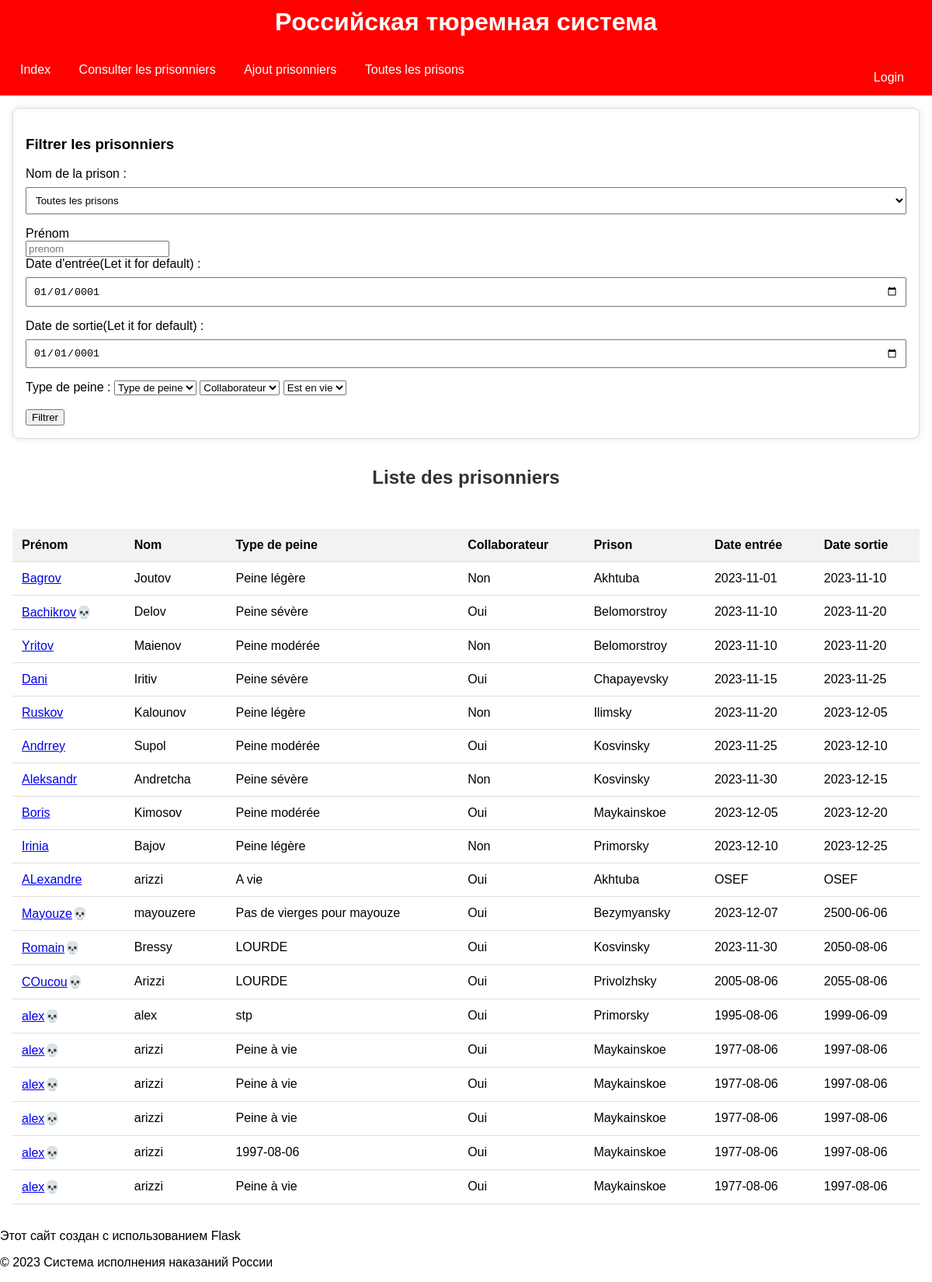
The app's page /Touslesprisonniers, older data.
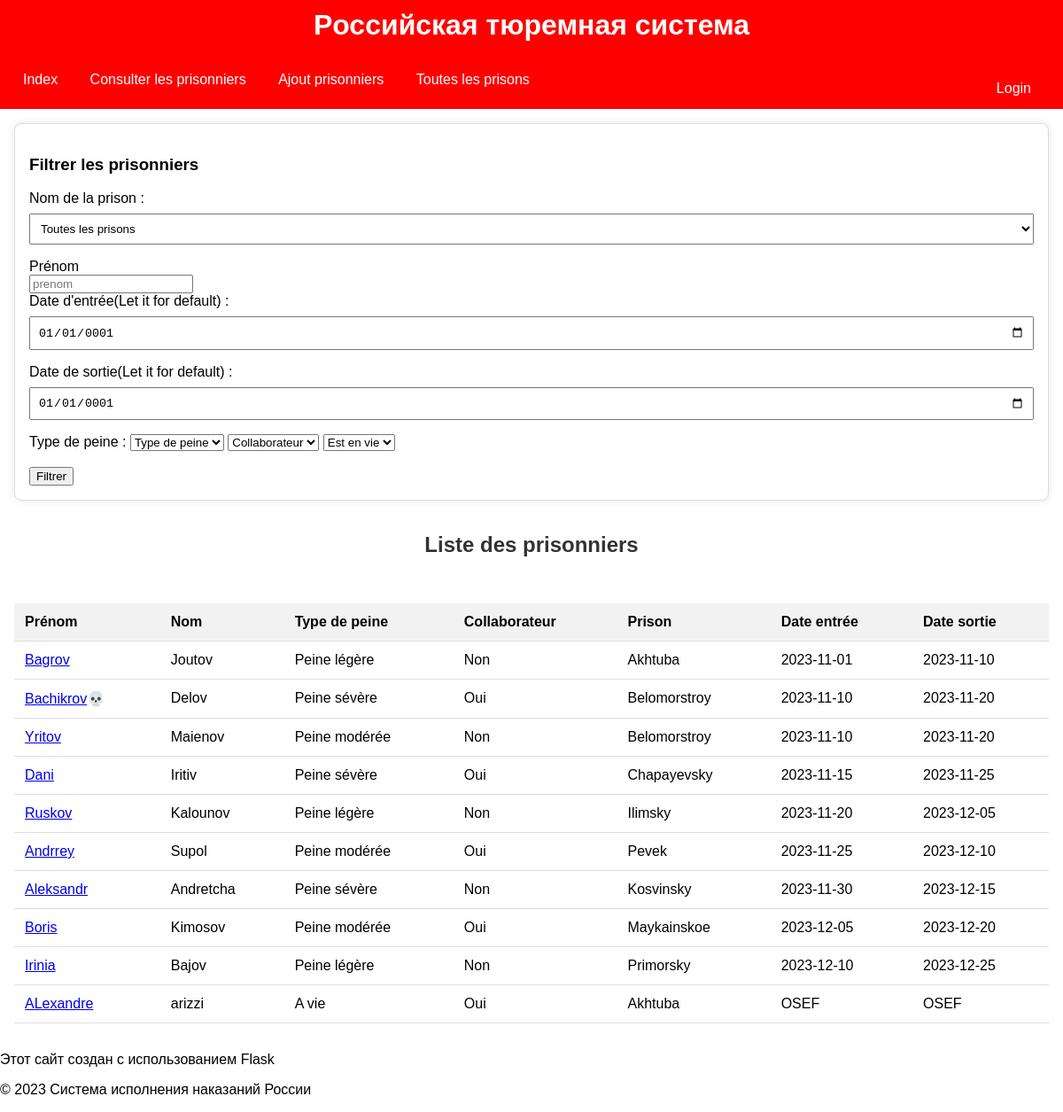
The same page, newer data.
### tables this page shows
CREATE TABLE peine (
    id INTEGER PRIMARY KEY NOT NULL,
    user_id INT,
    type_de_peine VARCHAR(100),
    collaborateur BOOLEAN,
    entry_date DATE,
    out_door DATE,
    FOREIGN KEY (user_id) REFERENCES prisonners(id)
);

CREATE TABLE "prisonners" (
	"id"	INTEGER,
	"prenom"	VARCHAR(100),
	"nom"	VARCHAR(100),
	"birthday"	DATE,
	"type_de_peine"	VARCHAR(100),
	"collaborateur"	BOOLEAN,
	"prison_id"	INT,
	"image"	TEXT,
	"isAlive"	INTEGER,
	FOREIGN KEY("prison_id") REFERENCES "prison"("id"),
	PRIMARY KEY("id" AUTOINCREMENT)
);

CREATE TABLE "prison" (
	"id"	INTEGER,
	"name_prison"	VARCHAR(200),
	"oblast"	VARCHAR(100),
	"number_of_prisonners"	INT,
	"capacityPrison"	INT,
	"prison_Type"	VARCHAR(100),
	"long"	REAL,
	"lat"	REAL,
	"image"	INTEGER,
	PRIMARY KEY("id" AUTOINCREMENT)
);

### app.py (the view)
@app.route("/Touslesprisonniers", methods=['GET', 'POST'])
def Touslesprisonniers():
    if request.method=="GET":
        prenom=request.args.get('prenom', default="default",type=str )
        prisons=func.Prison.getAllPrisons()
        nom_ville=request.args.get('prisonFilter', default="default", type=str)
        entry_date=request.args.get('entryDateFilter', default="default", type=str)
        out_date=request.args.get('outDoorDateFilter', default="default", type=str)
        isAlive=request.args.get('isAlive', default="default", type=str)
        type_de_peine=request.args.get('type_de_peine', default="default", type=str)
        collaborateur=request.args.get('collaborateur', default="default", type=str)
        if(str(entry_date)=="0001-01-01"):
            entry_date="default"
        if(str(out_date)=="0001-01-01"):
            out_date="default"
        if str(prenom)=="":
            prenom="default"
        test=func.Prisonnier.filterPrisonnersCrossedFilter(prenom, type_de_peine, collaborateur, nom_ville, entry_date, out_date, isAlive)
        print(test)
        if(prenom != "default" or nom_ville != "default" or entry_date != "default" or out_date != "default" or isAlive != "default" or type_de_peine!= "default" or collaborateur != "default"):
            return render_template("Touslesprisonniers.html", prisonniers=test, prisons=prisons)
        else:
            prisonniers=func.Prisonnier.getAllPrisonners()
            return render_template("Touslesprisonniers.html", prisonniers=prisonniers, prisons=prisons)

### classes.py (called while the page is built)
def connect_database(database_path):
    return sqlite3.connect(database_path)

    def getAllPrisons():
        conn =connect_database('goodDB.db')
        cursor = conn.cursor()
        prisons=cursor.execute("SELECT * FROM prison").fetchall()
        return prisons

    def getAllPrisonners():
        conn = connect_database('goodDB.db')
        cursor = conn.cursor()
        query = """
        SELECT prisonners.id, prisonners.prenom, prisonners.nom, prisonners.type_de_peine,
               prisonners.collaborateur, prison.name_prison, peine.entry_date, peine.out_door, prisonners.isAlive
        FROM prisonners
        JOIN prison ON prisonners.prison_id = prison.id
		JOIN peine ON prisonners.id = peine.user_id
        """
        prisonners = cursor.execute(query).fetchall()
        conn.close()
        return prisonners

### templates/Touslesprisonniers.html (shortened to what this page needs)
<!DOCTYPE html>
<html lang="en">
<head>
</head>
<body>
{% extends 'layout.html' %}
{% block content %}
<div class="filter-container">
    <h3>Filtrer les prisonniers</h3>
    <form action="#" method="get">
        <label for="prisonFilter" class="filter-label">Nom de la prison :</label>
        <select id="prisonFilter" name="prisonFilter" class="filter-input">
            <option value="default">Toutes les prisons</option>
        </select>
        <label>Prénom</label>
        <br>
        <input type="text" id="prenom" name="prenom" placeholder="prenom">
        <label for="entryDateFilter" class="filter-label">Date d'entrée(Let it for default) :</label>
        <input type="date" id="entryDateFilter" name="entryDateFilter" class="filter-input" value="0001-01-01">
        <label for="outDoorDateFilter" class="filter-label">Date de sortie(Let it for default) :</label>
        <input type="date" id="outDoorDateFilter" name="outDoorDateFilter" class="filter-input" value="0001-01-01">
        <label for="type_de_peine">Type de peine :</label>
        <select id="type_de_peine" name="type_de_peine">
            <option value="default">Type de peine</option>
        </select>
        <select id="collaborateur" name="collaborateur">
            <option value="default">Collaborateur</option>
        </select>
        <select id="isAlive" name="isAlive">
            <option value="default">Est en vie</option>
        </select>
        <br>
        <br>
        <button type="submit">Filtrer</button>
    </form>
</div>
    <div class="prisoner-container">
        <h2>Liste des prisonniers</h2>
        {% if prisonniers %}
            <table>
                <thead>
                    <tr>
                        <th>Prénom</th>
                        <th>Nom</th>
                        <th>Type de peine</th>
                        <th>Collaborateur</th>
                        <th>Prison</th>
                        <th>Date entrée</th>
                        <th>Date sortie</th>
                    </tr>
                </thead>
                <tbody>
                    {% for prisonnier in prisonniers %}
                        <tr>
                            <td><a href="http://localhost:5000/ConsultPrisonner?id={{prisonnier[0]}}">  {{ prisonnier[1] }}</a>{{ '' if prisonnier[8] else '&#x1F480;'|safe }}</td>
                            <td>{{ prisonnier[2] }}</td>
                            <td>{{ prisonnier[3] }}</td>
                            <td>{{ 'Oui' if prisonnier[4] else 'Non' }}</td>
                            <td>{{ prisonnier[5] }}</td>
                            <td>{{ prisonnier[6] }}</td>
                            <td>{{ prisonnier[7] }}</td>
                        </tr>
                    {% endfor %}
                </tbody>
            </table>
        {% else %}
            <p>Aucun prisonnier trouvé.</p>
        {% endif %}
    </div>
{% endblock %}

Row changes from the older to the newer data that the page shows:
removed peine: prenom "Mayouze", value "💀", nom "mayouzere", type_de_peine "Pas de vierges pour mayouze", name_prison "Bezymyansky", entry_date "2023-12-07", out_door "2500-06-06"
removed prisonners: collaborateur "Oui"
removed peine: prenom "Romain", value "💀", nom "Bressy", type_de_peine "LOURDE", name_prison "Kosvinsky", entry_date "2023-11-30", out_door "2050-08-06"
removed prisonners: collaborateur "Oui"
removed peine: prenom "COucou", value "💀", nom "Arizzi", type_de_peine "LOURDE", name_prison "Privolzhsky", entry_date "2005-08-06", out_door "2055-08-06"
removed prisonners: collaborateur "Oui"
removed peine: prenom "alex", value "💀", nom "alex", type_de_peine "stp", name_prison "Primorsky", entry_date "1995-08-06", out_door "1999-06-09"
removed prisonners: collaborateur "Oui"
removed peine: prenom "alex", value "💀", nom "arizzi", type_de_peine "Peine à vie", name_prison "Maykainskoe", entry_date "1977-08-06", out_door "1997-08-06"
removed prisonners: collaborateur "Oui"
removed peine: prenom "alex", value "💀", nom "arizzi", type_de_peine "Peine à vie", name_prison "Maykainskoe", entry_date "1977-08-06", out_door "1997-08-06"
removed prisonners: collaborateur "Oui"
removed peine: prenom "alex", value "💀", nom "arizzi", type_de_peine "Peine à vie", name_prison "Maykainskoe", entry_date "1977-08-06", out_door "1997-08-06"
removed prisonners: collaborateur "Oui"
removed peine: prenom "alex", value "💀", nom "arizzi", type_de_peine "1997-08-06", name_prison "Maykainskoe", entry_date "1977-08-06", out_door "1997-08-06"
removed prisonners: collaborateur "Oui"
removed peine: prenom "alex", value "💀", nom "arizzi", type_de_peine "Peine à vie", name_prison "Maykainskoe", entry_date "1977-08-06", out_door "1997-08-06"
removed prisonners: collaborateur "Oui"
computed for peine "Andrrey": name_prison "Kosvinsky" → "Pevek"
